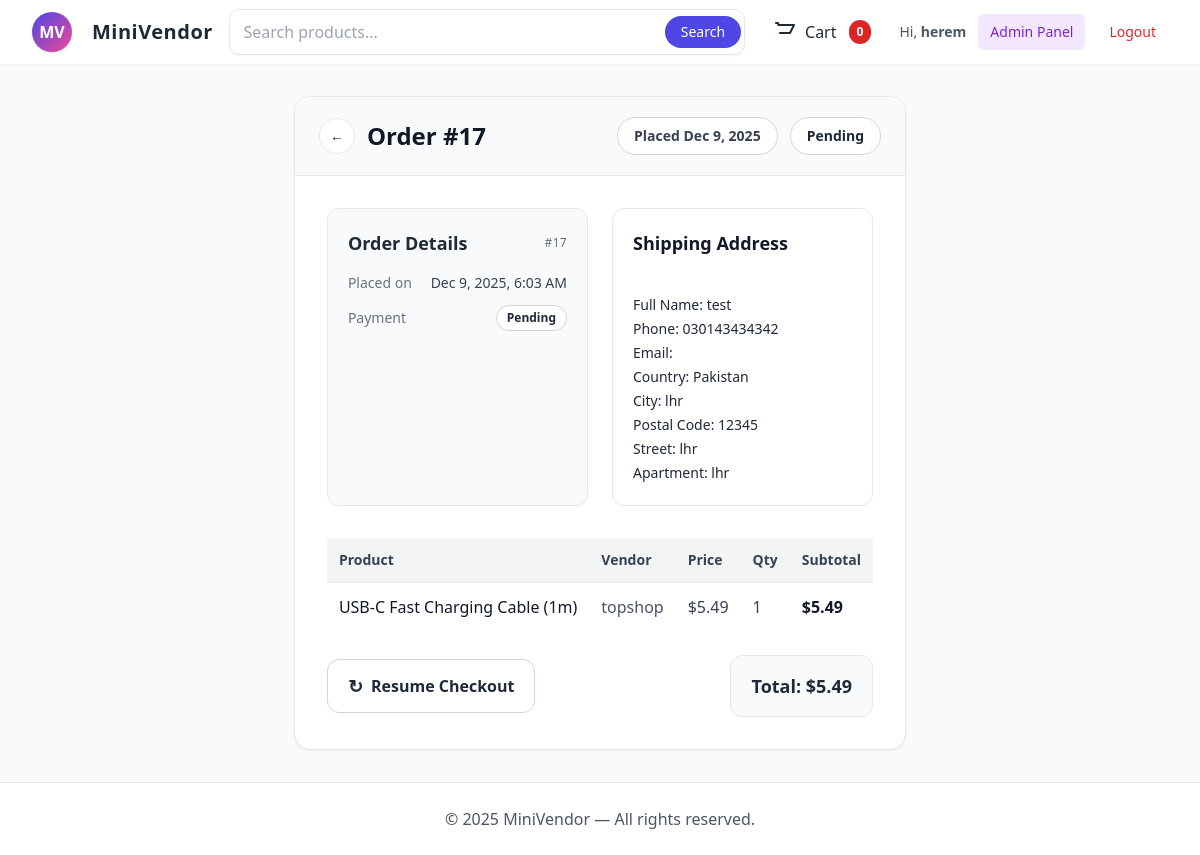
Screenshot of /orders/orders/17/ (signed in) with the database file from the repository.
### users/models.py (models this page shows, shortened)
class User(AbstractUser):
    ROLE_CHOICES = (
        ('customer', 'Customer'),
        ('vendor', 'Vendor'),
        ('admin', 'Admin'),
    )
    role = models.CharField(max_length=20, choices=ROLE_CHOICES, default='customer')
    is_approved = models.BooleanField(default=False)

### orders/models.py (models this page shows, shortened)
class Order(models.Model):
    customer = models.ForeignKey(User, on_delete=models.CASCADE)
    address = models.TextField()
    created_at = models.DateTimeField(auto_now_add=True)
    is_paid = models.BooleanField(default=False)

class OrderItem(models.Model):
    order = models.ForeignKey(Order, on_delete=models.CASCADE, related_name="items")
    product = models.ForeignKey(Product, on_delete=models.CASCADE)
    vendor = models.ForeignKey(User, on_delete=models.CASCADE)
    price = models.DecimalField(max_digits=10, decimal_places=2)
    quantity = models.PositiveIntegerField()

### products/models.py (models this page shows, shortened)
class Product(models.Model):
    vendor = models.ForeignKey(
        settings.AUTH_USER_MODEL,
        on_delete=models.CASCADE,
        related_name="products"
    )
    name = models.CharField(max_length=255)
    description = models.TextField(blank=True)
    price = models.DecimalField(max_digits=10, decimal_places=2)
    stock = models.PositiveIntegerField(default=0)
    image = models.ImageField(upload_to="products/", blank=True, null=True)
    created_at = models.DateTimeField(auto_now_add=True)

### orders/views.py (the view)
# urls.py: path("orders/<int:pk>/", order_detail, name="order_detail"),
@login_required
def order_detail(request, pk):
    order = get_object_or_404(Order, pk=pk)
    if request.user != order.customer:
        messages.error(request, "You are not allowed to view this order.")
        return redirect("my_orders")
    order_items = order.items.all()
    items = []
    total = 0
    for item in order_items:
        subtotal = item.price * item.quantity
        total += subtotal
        items.append({"item": item, "subtotal": subtotal})
    return render(request, "orders/order_detail.html", {
        "order": order,
        "items": items,
        "order_total": total,
    })

### orders/context_processors.py (called while the page is built)
def cart_total_qty(request):
    cart = request.session.get("cart", {})
    total_qty = sum(cart.values())
    return {"cart_total_qty": total_qty}

### templates/orders/order_detail.html (shortened to what this page needs)
{% extends "base.html" %}
{% block content %}
<div class="bg-white shadow-sm rounded-2xl p-0 overflow-hidden border border-gray-200">
  <div class="px-6 py-5 flex flex-col sm:flex-row sm:items-center sm:justify-between gap-3 border-b border-gray-200 bg-gray-50">
    <div class="flex items-center gap-3 text-gray-900">
      <a href="{% url 'my_orders' %}" class="inline-flex items-center gap-2 text-sm font-semibold text-gray-700 hover:text-gray-900">
        <span class="inline-block w-9 h-9 rounded-full bg-white text-gray-800 flex items-center justify-center border border-gray-200">←</span>
      </a>
      <h1 class="text-2xl font-bold">
        Order #{{ order.id }}
      </h1>
    </div>
    <div class="flex items-center gap-3">
      <span class="px-4 py-2 rounded-full text-sm font-semibold border border-gray-300 text-gray-700 bg-white">
        Placed {{ order.created_at|date:"M j, Y" }}
      </span>
      <span class="px-4 py-2 rounded-full text-sm font-semibold border border-gray-300 text-gray-800 bg-white">
        {% if order.is_paid %} Paid {% else %} Pending {% endif %}
      </span>
    </div>
  </div>
  <div class="p-8">
  <div class="grid grid-cols-1 md:grid-cols-2 gap-6 mb-8">
    <div class="bg-gray-50 rounded-xl p-5 border border-gray-200">
      <div class="flex items-center justify-between">
        <h3 class="text-lg font-semibold text-gray-800">Order Details</h3>
        <span class="text-xs uppercase tracking-wide text-gray-500">#{{ order.id }}</span>
      </div>
      <dl class="mt-4 space-y-3 text-sm text-gray-700">
        <div class="flex items-center justify-between">
          <dt class="text-gray-500">Placed on</dt>
          <dd class="font-medium">{{ order.created_at|date:"M j, Y, g:i A" }}</dd>
        </div>
        <div class="flex items-center justify-between">
          <dt class="text-gray-500">Payment</dt>
          <dd class="font-medium text-gray-800">
            {% if order.is_paid %}
              <span class="inline-flex items-center gap-2 px-2.5 py-1 rounded-full text-xs font-semibold border border-gray-300 text-gray-800 bg-white">
                Paid
              </span>
            {% else %}
              <span class="inline-flex items-center gap-2 px-2.5 py-1 rounded-full text-xs font-semibold border border-gray-300 text-gray-800 bg-white">
                Pending
              </span>
            {% endif %}
          </dd>
        </div>
      </dl>
    </div>
    <div class="bg-white rounded-xl p-5 border border-gray-200">
      <h3 class="text-lg font-semibold text-gray-900 flex items-center gap-2">
        Shipping Address
      </h3>
      <p class="mt-3 text-sm text-gray-800 leading-6 whitespace-pre-line">
        {{ order.address }}
      </p>
    </div>
  </div>
  <div class="overflow-x-auto">
    <table class="w-full border-collapse">
      <thead>
        <tr class="bg-gray-100 text-left text-gray-700 text-sm">
          <th class="p-3">Product</th>
          <th class="p-3">Vendor</th>
          <th class="p-3">Price</th>
          <th class="p-3">Qty</th>
          <th class="p-3">Subtotal</th>
        </tr>
      </thead>
      <tbody>
        {% for item in items %}
        <tr class="border-t hover:bg-gray-50 transition">
          <td class="p-3 font-medium text-gray-900">{{ item.item.product.name }}</td>
          <td class="p-3 text-gray-600">{{ item.item.vendor.username }}</td>
          <td class="p-3 text-gray-700">${{ item.item.price }}</td>
          <td class="p-3 text-gray-700">{{ item.item.quantity }}</td>
          <td class="p-3 font-semibold text-gray-900">${{ item.subtotal }}</td>
        </tr>
        {% empty %}
        <tr>
          <td colspan="5" class="text-center py-6 text-gray-500">
            No items found for this order.
          </td>
        </tr>
        {% endfor %}
      </tbody>
    </table>
  </div>
  <div class="mt-6 flex flex-col sm:flex-row sm:items-center sm:justify-between gap-4">
    {% if not order.is_paid %}
    <a
      href="{% url 'create_checkout_session' order.id %}"
      class="inline-flex items-center justify-center gap-2 px-5 py-3 rounded-xl border border-gray-300 text-gray-800 font-semibold hover:bg-gray-100 transition"
    >
      <span class="text-lg">↻</span> Resume Checkout
    </a>
    {% endif %}
    <div class="text-right bg-gray-50 border border-gray-200 rounded-xl px-5 py-4 w-full sm:w-auto">
      <p class="text-lg font-semibold">
        Total: <span class="text-gray-800">${{ order_total }}</span>
      </p>
    </div>
  </div>
  </div>
</div>
{% endblock %}

### templates/base.html (shortened to what this page needs)
<!DOCTYPE html>
<html lang="en">
  <head>
    <script src="https://cdn.tailwindcss.com"></script>
  </head>
  <body class="bg-gray-50 text-gray-800 antialiased min-h-screen flex flex-col">
    <header class="bg-white shadow-sm" x-data="{ mobileOpen: false }">
      <div class="max-w-7xl mx-auto px-4 sm:px-6 lg:px-8">
        <div class="flex justify-between h-16 items-center">
          <a href="/" class="flex items-center gap-4">
            <div
              class="h-10 w-10 bg-gradient-to-br from-indigo-600 to-pink-500 rounded-full flex items-center justify-center text-white font-bold shadow"
            >
              MV
            </div>
            <span class="text-xl font-semibold tracking-wide ml-1">MiniVendor</span>
          </a>
          <div class="hidden md:flex flex-1 justify-center px-4">
            <form
              action="{% url 'product_list' %}"
              method="get"
              class="w-full max-w-2xl"
            >
              <div class="relative">
                <input
                  name="q"
                  type="text"
                  placeholder="Search products..."
                  class="w-full rounded-full border border-gray-200 px-4 py-2 shadow-sm focus:outline-none focus:ring-2 focus:ring-indigo-400"
                />
                <button
                  type="submit"
                  class="absolute right-1 top-1/2 -translate-y-1/2 bg-indigo-600 text-white px-4 py-1.5 rounded-full text-sm"
                >
                  Search
                </button>
              </div>
            </form>
          </div>
          <div class="flex items-center gap-4">
            <a
              href="{% url 'view_cart' %}"
              class="relative inline-flex items-center gap-2 px-3 py-2 rounded-lg hover:bg-gray-100"
            >
              <svg
                class="w-6 h-6"
                fill="none"
                stroke="currentColor"
                viewBox="0 0 24 24"
              >
                <path
                  stroke-linecap="round"
                  stroke-linejoin="round"
                  stroke-width="2"
                  d="M3 3h2l.4 2M7 13h10l4-8H5.4"
                />
              </svg>
              <span class="hidden sm:inline">Cart</span>
              <span
                class="ml-1 inline-flex items-center justify-center px-2 py-1 text-xs font-semibold rounded-full bg-red-600 text-white"
              >
                {{ cart_total_qty|default:0 }}
              </span>
            </a>
            {% if user.is_authenticated %}
            <div class="hidden sm:flex items-center gap-3">
              <span class="text-sm text-gray-600">
                Hi, <strong>{{ user.username }}</strong>
              </span>
              {% if user.is_superuser %}
              <a
                href="{% url 'admin_dashboard' %}"
                class="px-3 py-2 rounded-md text-sm font-medium text-purple-700 bg-purple-100"
              >
                Admin Panel
              </a>
              {% endif %}
              <a
                href="{% url 'user_logout' %}"
                class="px-3 py-2 rounded-md text-sm font-medium text-red-600 hover:bg-red-50"
              >
                Logout
              </a>
            </div>
            {% endif %}
          </div>
        </div>
      </div>
    </header>
    <main class="flex-grow max-w-7xl mx-auto px-4 sm:px-6 lg:px-8 py-8">
      {% block content %}{% endblock %}
    </main>
    <footer class="bg-white border-t py-6">
      <div class="max-w-7xl mx-auto px-4 text-center text-gray-600">
        © 2025 MiniVendor — All rights reserved.
      </div>
    </footer>
  </body>
</html>

### templates/base.html (style rules this page uses)
form :is( input:not([type="hidden"]):not([type="checkbox"]):not([type="radio"]):not([type="range"]):not([type="color"]), textarea, select ) { border: 1.5px solid #e5e7eb; border-radius: 0.65rem; background: #fff; color: #111827; padding: 0.65rem 0.85rem; transition: box-shadow 150ms ease, border-color 150ms ease, background-color 150ms ease, transform 120ms ease; }
form :is( input:not([type="hidden"]):not([type="checkbox"]):not([type="radio"]):not([type="range"]):not([type="color"]), textarea, select ):hover { border-color: #d1d5db; background: #f8fafc; }
form :is( input:not([type="hidden"]):not([type="checkbox"]):not([type="radio"]):not([type="range"]):not([type="color"]), textarea, select ):is(:focus, :focus-visible) { outline: none; border-color: #6366f1; box-shadow: 0 0 0 3px rgba(99, 102, 241, 0.2), 0 10px 30px -15px rgba(79, 70, 229, 0.35); background: #eef2ff; transform: translateY(-1px); }

### rows the page displays
User: username "herem"
Order: id "17", created_at "Dec 9, 2025", created_at "Dec 9, 2025, 6:03 AM", address "Full Name: test Phone: 030143434342 Email: Country: Pakistan City: lhr Postal Code: 12345 Street: lhr Apartment: lhr"
OrderItem: item.product.name "USB-C Fast Charging Cable (1m)", item.vendor.username "topshop", item.price "5.49", item.quantity "1", subtotal "5.49"

### other values shown
{{ cart_total_qty|default:0 }} "0"
{{ order_total }} "5.49"
